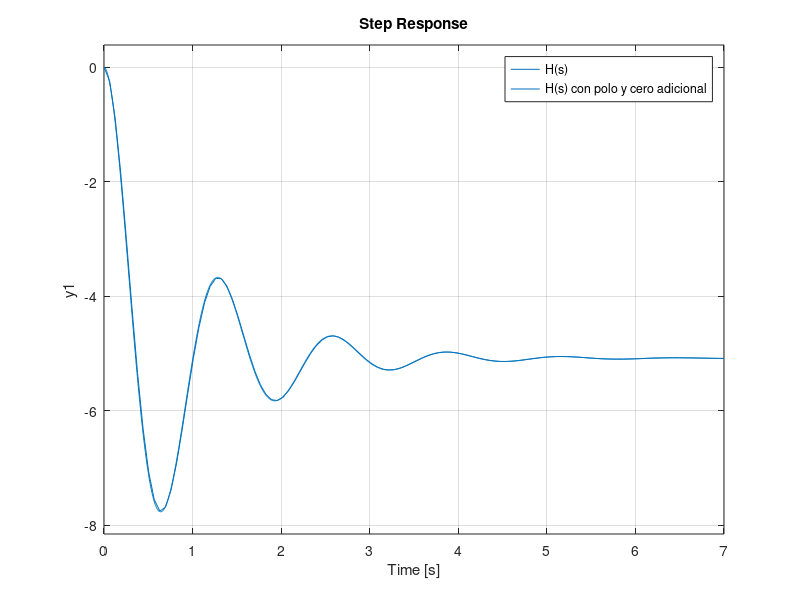
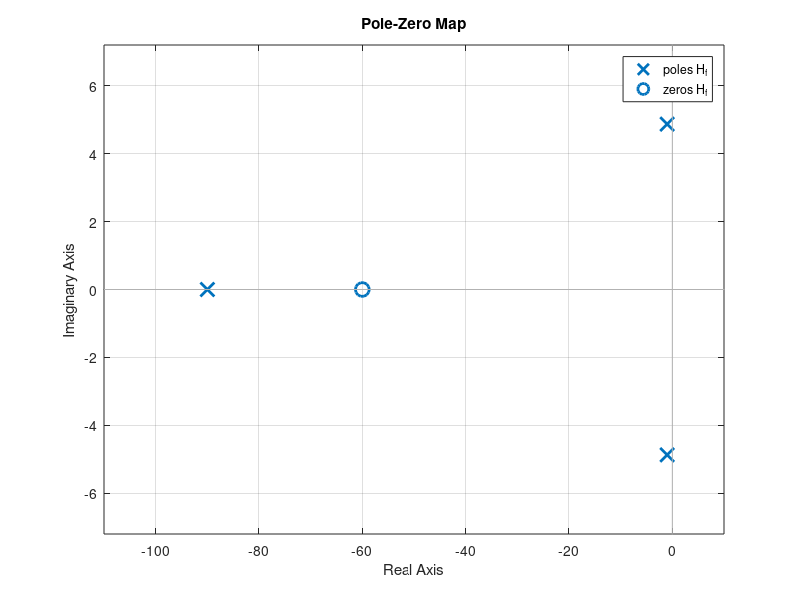

Here is the MATLAB script that generated these plots, in order:
%
clear all
clc

k= -1.130;
wn = 4.97;
zita = 0.2;

num = [k*wn^2];
den = [1,2*zita*wn,wn^2];
H=tf(num,den)

figure(1)
step(4.5*H)
hold on

Polo_A=tf(90,[1,90]);
H_Pa=H*Polo_A;

Cero_A=tf([1,60],60);
H_f=H_Pa*Cero_A

step(4.5*H_f)
legend("H(s)", "H(s) con polo y cero adicional")
hold off

figure(2)
pzmap(H_f)
